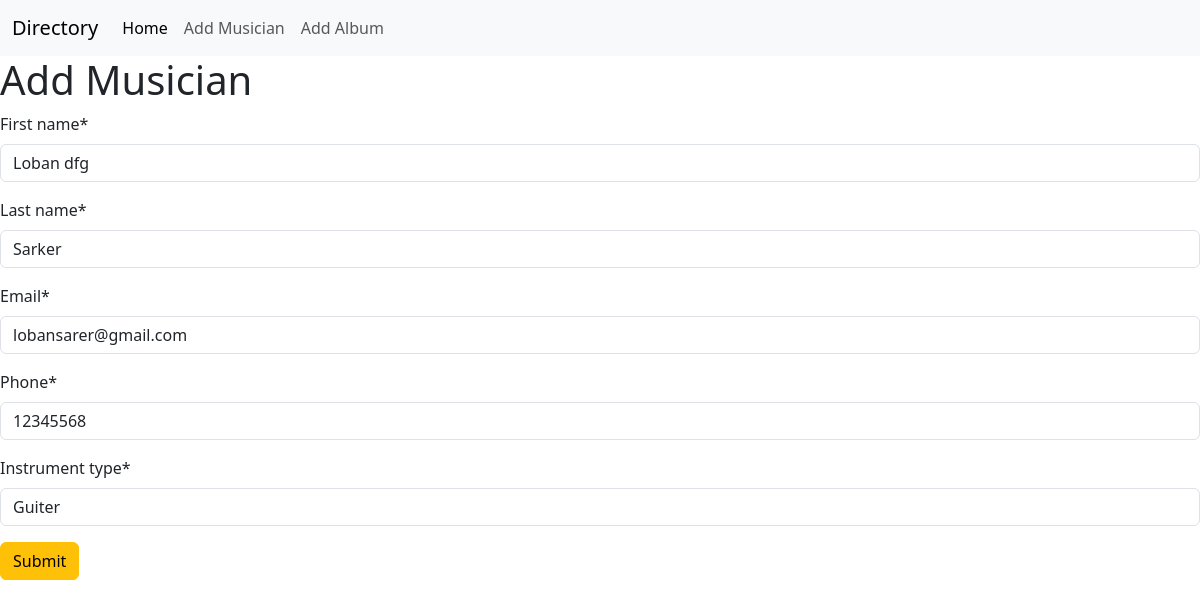
The app's page /musician/edit/2, older data.
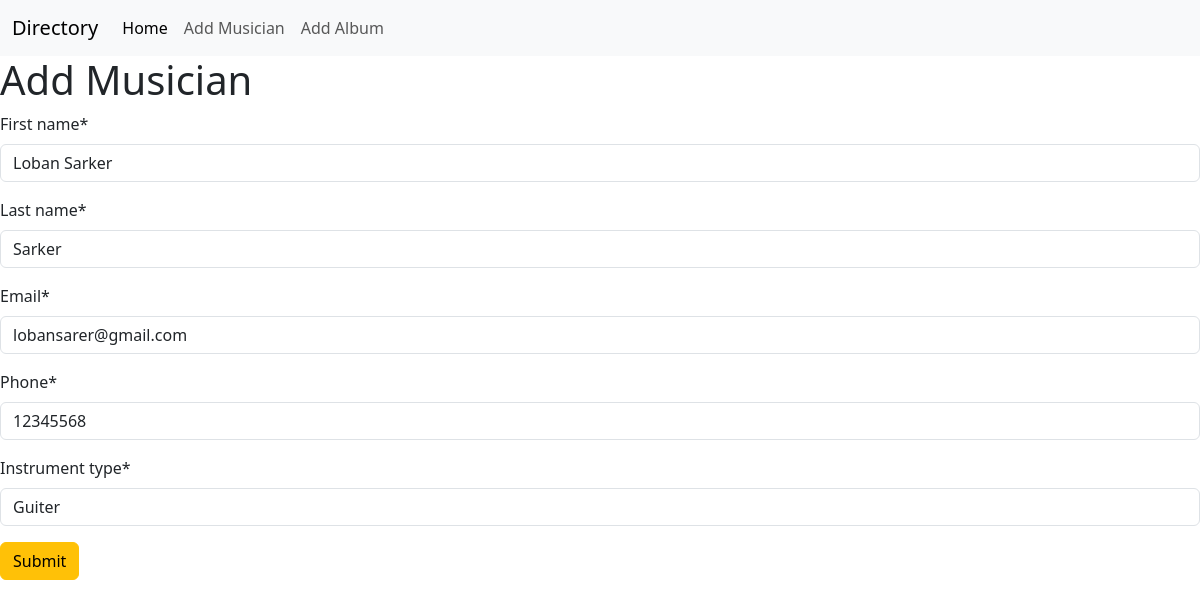
The same page, newer data.
### musician/models.py (models this page shows, shortened)
class Musician(models.Model):
    first_name = models.CharField(max_length=20)
    last_name = models.CharField(max_length=20)
    email=models.EmailField()
    phone=models.CharField(max_length=12)
    instrument_type = models.CharField(max_length=50)

### musician/views.py (the view)
# urls.py: path('edit/<int:id>',UpdateMusician.as_view(),name='edit_musician'),
class UpdateMusician(UpdateView):
    model = Musician
    form_class =MusicianForm
    template_name='add_musician.html'
    pk_url_kwarg='id'
    success_url=  reverse_lazy('homepage')

### musician/forms.py
class MusicianForm(ModelForm):
    class Meta:
        model=Musician
        fields='__all__'

### musician/templates/add_musician.html (shortened to what this page needs)
{% extends 'base.html' %}
{% load crispy_forms_tags %}
{% block content %}
<h1>Add Musician</h1>
<form action="" method="post">
    {{form | crispy}}
    <button class="btn btn-warning">Submit</button>
</form>
{% endblock %}

Row changes from the older to the newer data that the page shows:
changed Musician "Sarker": first_name "Loban dfg" → "Loban Sarker"
